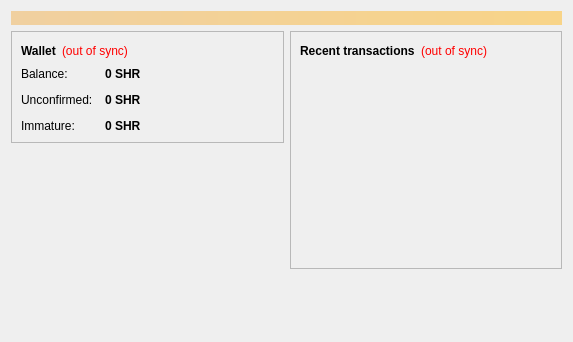
<?xml version="1.0" encoding="UTF-8"?>
<ui version="4.0">
 <class>OverviewPage</class>
 <widget class="QWidget" name="OverviewPage">
  <property name="geometry">
   <rect>
    <x>0</x>
    <y>0</y>
    <width>573</width>
    <height>342</height>
   </rect>
  </property>
  <property name="windowTitle">
   <string>Form</string>
  </property>
  <layout class="QVBoxLayout" name="topLayout">
   <item>
    <widget class="QLabel" name="labelAlerts">
     <property name="visible">
      <bool>false</bool>
     </property>
     <property name="styleSheet">
      <string notr="true">background-color: qlineargradient(x1: 0, y1: 0, x2: 1, y2: 0, stop:0 #F0D0A0, stop:1 #F8D488); color:#000000;</string>
     </property>
     <property name="wordWrap">
      <bool>true</bool>
     </property>
     <property name="margin">
      <number>3</number>
     </property>
    </widget>
   </item>
   <item>
    <layout class="QHBoxLayout" name="horizontalLayout" stretch="1,1">
     <item>
      <layout class="QVBoxLayout" name="verticalLayout_2">
       <item>
        <widget class="QFrame" name="frame">
         <property name="frameShape">
          <enum>QFrame::StyledPanel</enum>
         </property>
         <property name="frameShadow">
          <enum>QFrame::Raised</enum>
         </property>
         <layout class="QVBoxLayout" name="verticalLayout_4">
          <item>
           <layout class="QHBoxLayout" name="horizontalLayout_4">
            <item>
             <widget class="QLabel" name="label_5">
              <property name="font">
               <font>
                <weight>75</weight>
                <bold>true</bold>
               </font>
              </property>
              <property name="text">
               <string>Wallet</string>
              </property>
             </widget>
            </item>
            <item>
             <widget class="QLabel" name="labelWalletStatus">
              <property name="toolTip">
               <string>The displayed information may be out of date. Your wallet automatically synchronizes with the SHREEJI network after a connection is established, but this process has not completed yet.</string>
              </property>
              <property name="styleSheet">
               <string notr="true">QLabel { color: red; }</string>
              </property>
              <property name="text">
               <string notr="true">(out of sync)</string>
              </property>
              <property name="alignment">
               <set>Qt::AlignLeading|Qt::AlignLeft|Qt::AlignVCenter</set>
              </property>
             </widget>
            </item>
            <item>
             <spacer name="horizontalSpacer_2">
              <property name="orientation">
               <enum>Qt::Horizontal</enum>
              </property>
              <property name="sizeHint" stdset="0">
               <size>
                <width>40</width>
                <height>20</height>
               </size>
              </property>
             </spacer>
            </item>
           </layout>
          </item>
          <item>
           <layout class="QFormLayout" name="formLayout_2">
            <property name="fieldGrowthPolicy">
             <enum>QFormLayout::AllNonFixedFieldsGrow</enum>
            </property>
            <property name="horizontalSpacing">
             <number>12</number>
            </property>
            <property name="verticalSpacing">
             <number>12</number>
            </property>
            <item row="0" column="0">
             <widget class="QLabel" name="label">
              <property name="text">
               <string>Balance:</string>
              </property>
             </widget>
            </item>
            <item row="0" column="1">
             <widget class="QLabel" name="labelBalance">
              <property name="font">
               <font>
                <weight>75</weight>
                <bold>true</bold>
               </font>
              </property>
              <property name="cursor">
               <cursorShape>IBeamCursor</cursorShape>
              </property>
              <property name="toolTip">
               <string>Your current balance</string>
              </property>
              <property name="text">
               <string notr="true">0 SHR</string>
              </property>
              <property name="textInteractionFlags">
               <set>Qt::LinksAccessibleByMouse|Qt::TextSelectableByKeyboard|Qt::TextSelectableByMouse</set>
              </property>
             </widget>
            </item>
            <item row="1" column="0">
             <widget class="QLabel" name="label_3">
              <property name="text">
               <string>Unconfirmed:</string>
              </property>
             </widget>
            </item>
            <item row="1" column="1">
             <widget class="QLabel" name="labelUnconfirmed">
              <property name="font">
               <font>
                <weight>75</weight>
                <bold>true</bold>
               </font>
              </property>
              <property name="cursor">
               <cursorShape>IBeamCursor</cursorShape>
              </property>
              <property name="toolTip">
               <string>Total of transactions that have yet to be confirmed, and do not yet count toward the current balance</string>
              </property>
              <property name="text">
               <string notr="true">0 SHR</string>
              </property>
              <property name="textInteractionFlags">
               <set>Qt::LinksAccessibleByMouse|Qt::TextSelectableByKeyboard|Qt::TextSelectableByMouse</set>
              </property>
             </widget>
            </item>
            <item row="2" column="0">
             <widget class="QLabel" name="labelImmatureText">
              <property name="text">
               <string>Immature:</string>
              </property>
             </widget>
            </item>
            <item row="2" column="1">
             <widget class="QLabel" name="labelImmature">
              <property name="font">
               <font>
                <weight>75</weight>
                <bold>true</bold>
               </font>
              </property>
              <property name="toolTip">
               <string>Mined balance that has not yet matured</string>
              </property>
              <property name="text">
               <string notr="true">0 SHR</string>
              </property>
              <property name="textInteractionFlags">
               <set>Qt::LinksAccessibleByMouse|Qt::TextSelectableByKeyboard|Qt::TextSelectableByMouse</set>
              </property>
             </widget>
            </item>
           </layout>
          </item>
         </layout>
        </widget>
       </item>
       <item>
        <spacer name="verticalSpacer">
         <property name="orientation">
          <enum>Qt::Vertical</enum>
         </property>
         <property name="sizeHint" stdset="0">
          <size>
           <width>20</width>
           <height>40</height>
          </size>
         </property>
        </spacer>
       </item>
      </layout>
     </item>
     <item>
      <layout class="QVBoxLayout" name="verticalLayout_3">
       <item>
        <widget class="QFrame" name="frame_2">
         <property name="frameShape">
          <enum>QFrame::StyledPanel</enum>
         </property>
         <property name="frameShadow">
          <enum>QFrame::Raised</enum>
         </property>
         <layout class="QVBoxLayout" name="verticalLayout">
          <item>
           <layout class="QHBoxLayout" name="horizontalLayout_2">
            <item>
             <widget class="QLabel" name="label_4">
              <property name="text">
               <string>&lt;b&gt;Recent transactions&lt;/b&gt;</string>
              </property>
             </widget>
            </item>
            <item>
             <widget class="QLabel" name="labelTransactionsStatus">
              <property name="toolTip">
               <string>The displayed information may be out of date. Your wallet automatically synchronizes with the SHREEJI network after a connection is established, but this process has not completed yet.</string>
              </property>
              <property name="styleSheet">
               <string notr="true">QLabel { color: red; }</string>
              </property>
              <property name="text">
               <string notr="true">(out of sync)</string>
              </property>
              <property name="alignment">
               <set>Qt::AlignRight|Qt::AlignTrailing|Qt::AlignVCenter</set>
              </property>
             </widget>
            </item>
            <item>
             <spacer name="horizontalSpacer">
              <property name="orientation">
               <enum>Qt::Horizontal</enum>
              </property>
              <property name="sizeHint" stdset="0">
               <size>
                <width>40</width>
                <height>20</height>
               </size>
              </property>
             </spacer>
            </item>
           </layout>
          </item>
          <item>
           <widget class="QListView" name="listTransactions">
            <property name="styleSheet">
             <string notr="true">QListView { background: transparent; }</string>
            </property>
            <property name="frameShape">
             <enum>QFrame::NoFrame</enum>
            </property>
            <property name="verticalScrollBarPolicy">
             <enum>Qt::ScrollBarAlwaysOff</enum>
            </property>
            <property name="horizontalScrollBarPolicy">
             <enum>Qt::ScrollBarAlwaysOff</enum>
            </property>
            <property name="selectionMode">
             <enum>QAbstractItemView::NoSelection</enum>
            </property>
           </widget>
          </item>
         </layout>
        </widget>
       </item>
       <item>
        <spacer name="verticalSpacer_2">
         <property name="orientation">
          <enum>Qt::Vertical</enum>
         </property>
         <property name="sizeHint" stdset="0">
          <size>
           <width>20</width>
           <height>40</height>
          </size>
         </property>
        </spacer>
       </item>
      </layout>
     </item>
    </layout>
   </item>
  </layout>
 </widget>
 <resources/>
 <connections/>
</ui>
